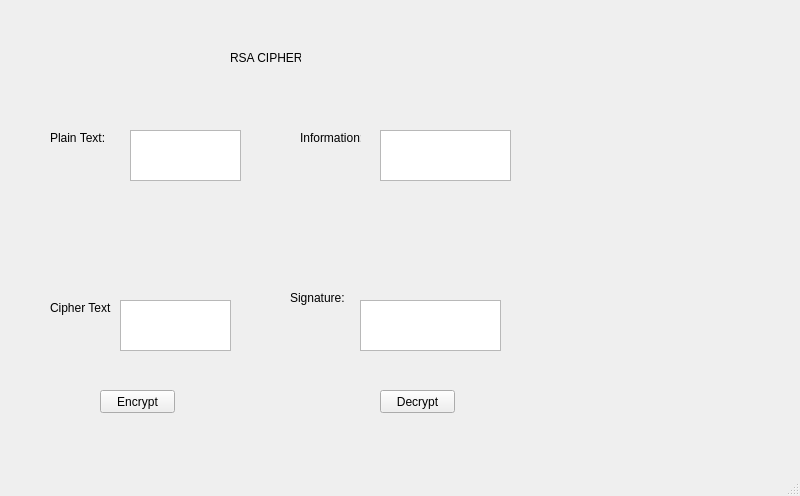
<?xml version="1.0" encoding="UTF-8"?>
<ui version="4.0">
 <class>MainWindow</class>
 <widget class="QMainWindow" name="MainWindow">
  <property name="geometry">
   <rect>
    <x>0</x>
    <y>0</y>
    <width>800</width>
    <height>496</height>
   </rect>
  </property>
  <property name="windowTitle">
   <string>MainWindow</string>
  </property>
  <widget class="QWidget" name="centralwidget">
   <widget class="QLabel" name="label">
    <property name="geometry">
     <rect>
      <x>230</x>
      <y>50</y>
      <width>71</width>
      <height>16</height>
     </rect>
    </property>
    <property name="text">
     <string>RSA CIPHER</string>
    </property>
   </widget>
   <widget class="QLabel" name="label_2">
    <property name="geometry">
     <rect>
      <x>50</x>
      <y>130</y>
      <width>61</width>
      <height>16</height>
     </rect>
    </property>
    <property name="text">
     <string>Plain Text:</string>
    </property>
   </widget>
   <widget class="QLabel" name="label_3">
    <property name="geometry">
     <rect>
      <x>50</x>
      <y>300</y>
      <width>61</width>
      <height>16</height>
     </rect>
    </property>
    <property name="text">
     <string>Cipher Text:</string>
    </property>
   </widget>
   <widget class="QLabel" name="label_4">
    <property name="geometry">
     <rect>
      <x>300</x>
      <y>130</y>
      <width>61</width>
      <height>16</height>
     </rect>
    </property>
    <property name="text">
     <string>Information:</string>
    </property>
   </widget>
   <widget class="QLabel" name="label_5">
    <property name="geometry">
     <rect>
      <x>290</x>
      <y>290</y>
      <width>61</width>
      <height>16</height>
     </rect>
    </property>
    <property name="text">
     <string>Signature:</string>
    </property>
   </widget>
   <widget class="QPlainTextEdit" name="txt_plain">
    <property name="geometry">
     <rect>
      <x>130</x>
      <y>130</y>
      <width>111</width>
      <height>51</height>
     </rect>
    </property>
   </widget>
   <widget class="QPlainTextEdit" name="txt_cipher">
    <property name="geometry">
     <rect>
      <x>120</x>
      <y>300</y>
      <width>111</width>
      <height>51</height>
     </rect>
    </property>
   </widget>
   <widget class="QPlainTextEdit" name="txt_info">
    <property name="geometry">
     <rect>
      <x>380</x>
      <y>130</y>
      <width>131</width>
      <height>51</height>
     </rect>
    </property>
   </widget>
   <widget class="QPlainTextEdit" name="txt_sig">
    <property name="geometry">
     <rect>
      <x>360</x>
      <y>300</y>
      <width>141</width>
      <height>51</height>
     </rect>
    </property>
   </widget>
   <widget class="QPushButton" name="btn_encrypt">
    <property name="geometry">
     <rect>
      <x>100</x>
      <y>390</y>
      <width>75</width>
      <height>23</height>
     </rect>
    </property>
    <property name="text">
     <string>Encrypt</string>
    </property>
   </widget>
   <widget class="QPushButton" name="btn_decrypt">
    <property name="geometry">
     <rect>
      <x>380</x>
      <y>390</y>
      <width>75</width>
      <height>23</height>
     </rect>
    </property>
    <property name="text">
     <string>Decrypt</string>
    </property>
   </widget>
  </widget>
  <widget class="QMenuBar" name="menubar">
   <property name="geometry">
    <rect>
     <x>0</x>
     <y>0</y>
     <width>800</width>
     <height>21</height>
    </rect>
   </property>
  </widget>
  <widget class="QStatusBar" name="statusbar"/>
 </widget>
 <resources/>
 <connections/>
</ui>
